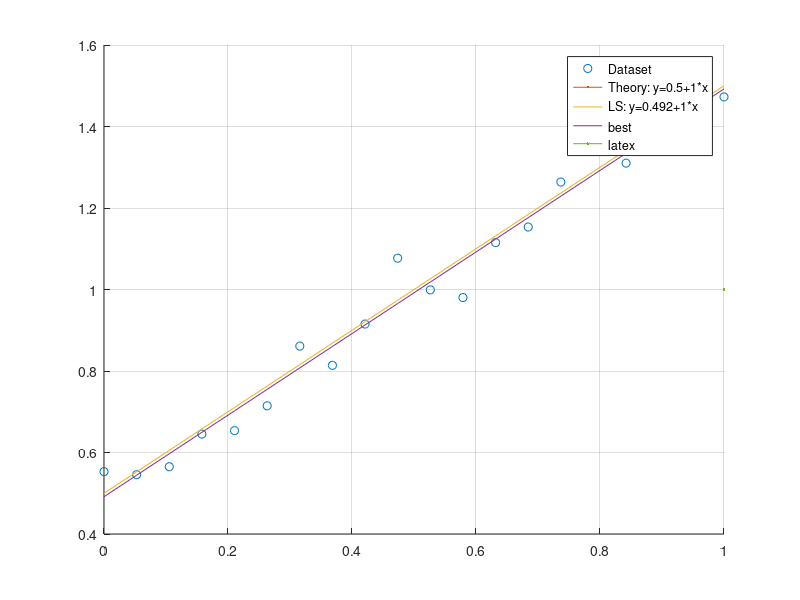

Write the MATLAB code that produced this figure. (Note: this script raises an error after producing the figure.)
clearvars
close all

%% dataset
w0_theory = 0.5;
w1_theory = 1;

sigma = 0.05;

x1 = linspace(0,1,20)';
y_theory = w0_theory + w1_theory*x1;
y = y_theory + sigma*randn(length(x1),1);

%y = y_theory + 0.3*(rand(length(x1),1)-0.5);

%% LS
M = length(y);
X = [ones(M,1) x1];
w_ls = pinv(X)*y;
y_hat = X*w_ls;

%% Plot
figure(1)
clf
hold on
plot(x1,y,'o',LineWidth=1)
plot(x1,y_theory,x1,y_hat,LineWidth=1)
hold off
grid on
legend('Dataset',['Theory: y=' num2str(w0_theory) '+' num2str(w1_theory) '*x'], ...
    ['LS: y=' num2str(w_ls(1),3) '+' num2str(w_ls(2),3) '*x'], ...
    Location='best',Interpreter='latex')
xlabel('x',Interpreter='latex')
ylabel('y',Interpreter='latex')
set(gca,'FontName','Times New Roman','FontSize',12)

%% Projection matrix
P = X*pinv(X);
max(P-P',[],'all')
max(P-P*P,[],'all')
max(P*(eye(size(P))-P),[],"all")

%% Properties of the error
e = y - y_hat;
max(e-(eye(size(P))-P)*y,[],"all")
X'*e
y_hat'*e
mean(e)

%% MSE
e'*e
sum(y.^2) - w_ls(1)*y'*ones(M,1) - w_ls(2)*y'*x1